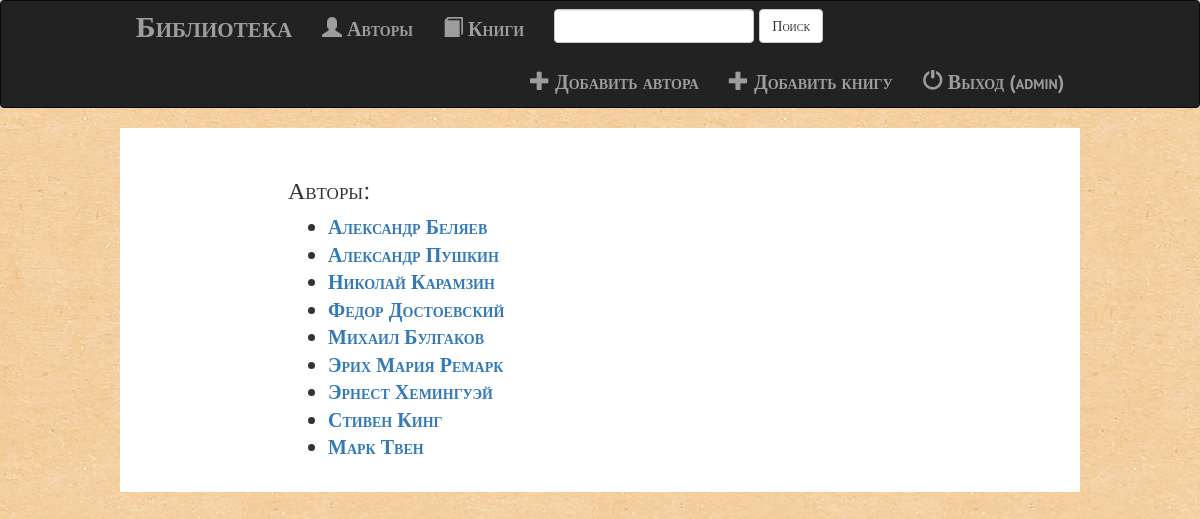
The app's page / (signed in) with its own data.
### books/models.py (models this page shows, shortened)
class Author(models.Model):
    writer = models.CharField(u'Автор', max_length=200)
    verbose_name = (u'Автор')

### books/views.py (the view)
# urls.py: path('', views.index, name='index'),
def index(request):
	author = Author.objects.all()
	return render(request, 'books/index.html', {'author': author})

### books/templates/books/index.html (shortened to what this page needs)
{% extends 'books/base.html' %}
{% block body %}
<div class="layout-form">
	<div class="form">
		<h3>Авторы:</h3>
		{% if author %}
			<ul>
				{% for person in author %}
					<li><a href="{% url 'books:detail' person.id %}">{{ person.writer }}</a></li>
				{% endfor %}
			</ul>
		{% else %}
			<p>Ты не можешь добавить автора</p>
		{% endif %}
	</div>
</div>
{% endblock %}

### books/templates/books/base.html (shortened to what this page needs)
<!DOCTYPE html>
<html>
<head>
	{% load staticfiles %}
	<link href="https://maxcdn.bootstrapcdn.com/bootstrap/3.3.7/css/bootstrap.min.css" rel="stylesheet">
	<link rel="stylesheet" type="text/css" href="{% static 'books/css/style.css' %}">
</head>
<body>
	<nav class="navbar navbar-inverse">
		<div class="positioner">
			<div class="conteiner-lfuid">
				<div class="navbar-header">
					<a class="navbar-brand" href="{% url 'books:index' %}">Библиотека</a>
				</div>
				<div class="collapse navbar-collapse" id="topNavBar">
					<ul class="nav navbar-nav">
						<li class="">
							<a href="{% url 'books:index' %}">
								<span class="glyphicon glyphicon-user" aria-hidden="true">
								</span>&nbsp;Авторы
							</a>
						</li>
						<li class="">
							<a href="{% url 'books:all_books' %}">
								<span class="glyphicon glyphicon-book" aria-hidden="true">
								</span>&nbsp;Книги
							</a>
						</li>
					</ul>
					<form class="navbar-form navbar-left" role="search" action="{% url 'books:search' %}" method="get">
						<div>
							<input type="text" class="form-control" name="q" value="">
							<button type="submit" class="btn btn-default">Поиск</button>
						</div>
					</form>
					<ul class="nav navbar-nav navbar-right">
						<li class="">
							<a href="{% url 'books:add_author' %}">
								<span class="glyphicon glyphicon-plus" aria-hidden="true">
								</span>&nbsp;Добавить автора
							</a>
						</li>
						<li class="">
							<a href="{% url 'books:add_books' %}">
								<span class="glyphicon glyphicon-plus" aria-hidden="true">
								</span>&nbsp;Добавить книгу
							</a>
						</li>
						<li class="">
							{% if user.is_authenticated %}
								<a href="{% url 'loginsys:logout_user' %}">
									<span class="glyphicon glyphicon-off" aria-hidden="true">
									</span>&nbsp;Выход ({{ user }})
								</a>
							{% else %}
								<a href="{% url 'loginsys:login_user' %}">
									<span class="glyphicon glyphicon-off" aria-hidden="true">
									</span>&nbsp;Авторизация
								</a>
							{% endif %}
						</li>
					</ul>
				</div>
			</div>
		</div>
	</nav>
	{% block body %}
	{% endblock %}
</body>

### books/static/books/css/style.css (style rules this page uses)
body { background: white url('../images/background.jpg'); }
.positioner { width: 80%; margin: auto; }
.form { width: 65%; margin: auto; padding-top: 10px; padding-bottom: 20px; }
.layout-form { width: 80%; margin: auto; padding-top: 20px; background-color: #fff; }

### books/templates/books/base.html (style rules this page uses)
.navbar-brand { float: left; height: 49px; padding: 15px 15px; font-size: 30px; line-height: 20px; }
body { font-family: "PT Sans"; font-size: 20px; font-style: normal; font-variant: small-caps; font-weight: 700; line-height: 27.5px; }

### records on screen
Author: writer "Александр Беляев"
Author: writer "Александр Пушкин"
Author: writer "Николай Карамзин"
Author: writer "Федор Достоевский"
Author: writer "Михаил Булгаков"
Author: writer "Эрих Мария Ремарк"
Author: writer "Эрнест Хемингуэй"
Author: writer "Стивен Кинг"
Author: writer "Марк Твен"

### other values on screen
{{ user }} "admin"
